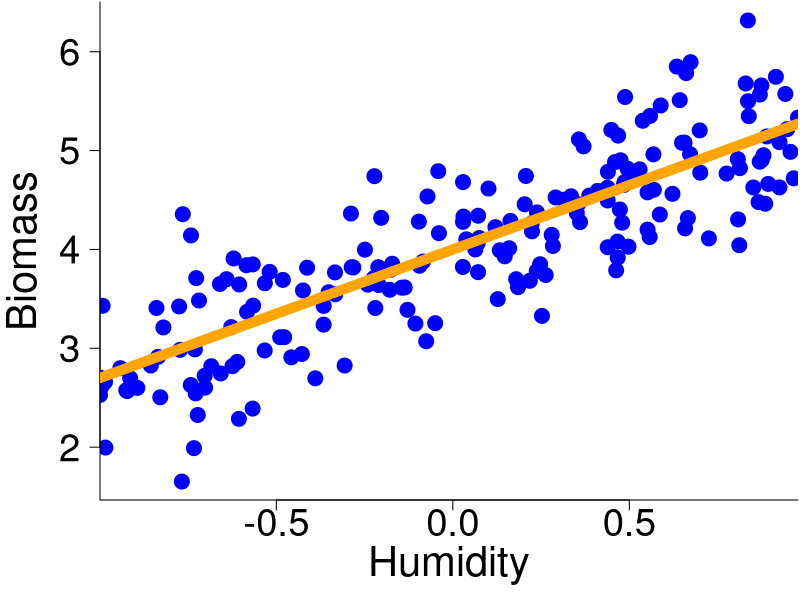
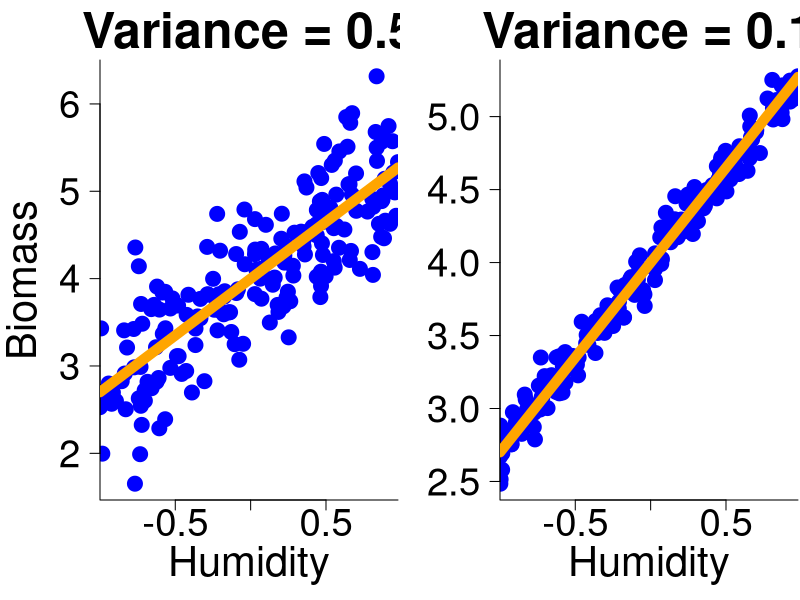
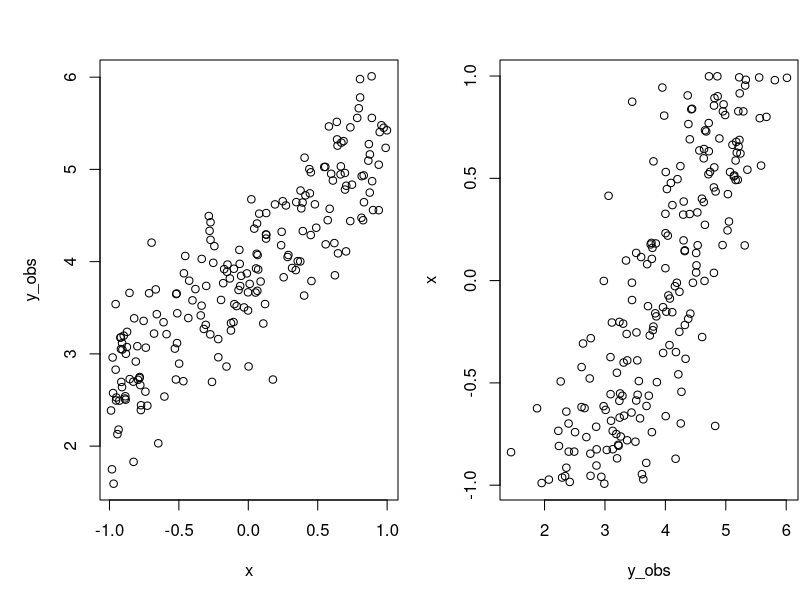
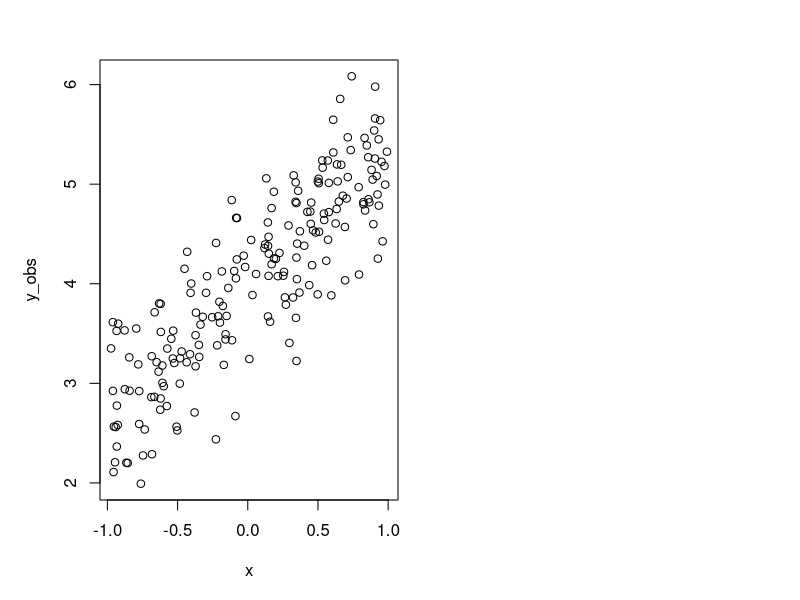

Recreate these plots in R, in order.
## ---- chunk 1
# Simulate some data
set.seed(42) # The answer !

yintercept <- 4
slope <- 1.3
obs_error <- .5

x <- runif(200, min = -1, max = 1)
y_mean <- yintercept + slope * x
y_obs <- rnorm(200, mean = y_mean, sd = obs_error)

par(mar = c(5,5,0.1,0.1))
plot(x, y_obs,
     pch = 19,
     col="blue", 
     las=1,
     cex.axis=2.3,
     bty="L",
     xaxs="i",
     xlab = "Humidity",
     ylab = "Biomass",
     cex.lab = 2.5,
     cex = 2)

abline(a = yintercept,
       b = slope,
       lwd = 10,
       col = "orange")
## ---- chunk 2
# Simulate some data
set.seed(42) # The answer !

yintercept <- 4
slope <- 1.3
obs_error <- 0.5
obs_error_small <- 0.1

x <- runif(200, min = -1, max = 1)
y_mean <- yintercept + slope * x
y_obs <- rnorm(200, mean = y_mean, sd = obs_error)
y_obs_small <- rnorm(200, mean = y_mean, sd = obs_error_small)

par(mfrow = c(1,2),
    mar = c(5,5,3,0.1))

plot(x, y_obs,
     pch = 19,
     col="blue", 
     las=1,
     cex.axis=2.3,
     bty="L",
     xaxs="i",
     xlab = "Humidity",
     ylab = "Biomass",
     cex.lab = 2.5,
     cex = 2,
     cex.main = 3,
     main = "Variance = 0.5")

abline(a = yintercept,
       b = slope,
       lwd = 10,
       col = "orange")

plot(x, y_obs_small,
     pch = 19,
     col="blue", 
     las=1,
     cex.axis=2.3,
     bty="L",
     xaxs="i",
     xlab = "Humidity",
     ylab = "",
     cex.lab = 2.5,
     cex = 2,
     cex.main = 3,
     main = "Variance = 0.1")

abline(a = yintercept,
       b = slope,
       lwd = 10,
       col = "orange")

## ---- chunk 3
reg <- lm(y_obs ~ x)
## ---- chunk 4
summary(reg)
## ---- chunk 5
yintercept <- 4
slope <- 1.3
obs_error <- .5
x <- runif(200, min = -1, max = 1)
y_mean <- yintercept + slope * x
y_obs <- rnorm(200, mean = y_mean, sd = obs_error)
## ---- chunk 6
plot(y_obs ~ x)
## ---- chunk 7
#| output-location: column
yintercept <- 4
slope <- 1.3
obs_error <- .5
x <- runif(200, min = -1, max = 1)
y_mean <- yintercept + slope * x
y_obs <- rnorm(200, mean = y_mean, sd = obs_error)
plot(y_obs, x)
## ---- chunk 8
yintercept <- 4
slope <- 1.3
obs_error <- .5
x <- runif(200, min = -1, max = 1)
y_mean <- yintercept + slope * x
y_obs <- rnorm(200, mean = y_mean, sd = obs_error)
## ---- chunk 9
plot(y_obs ~ x)
